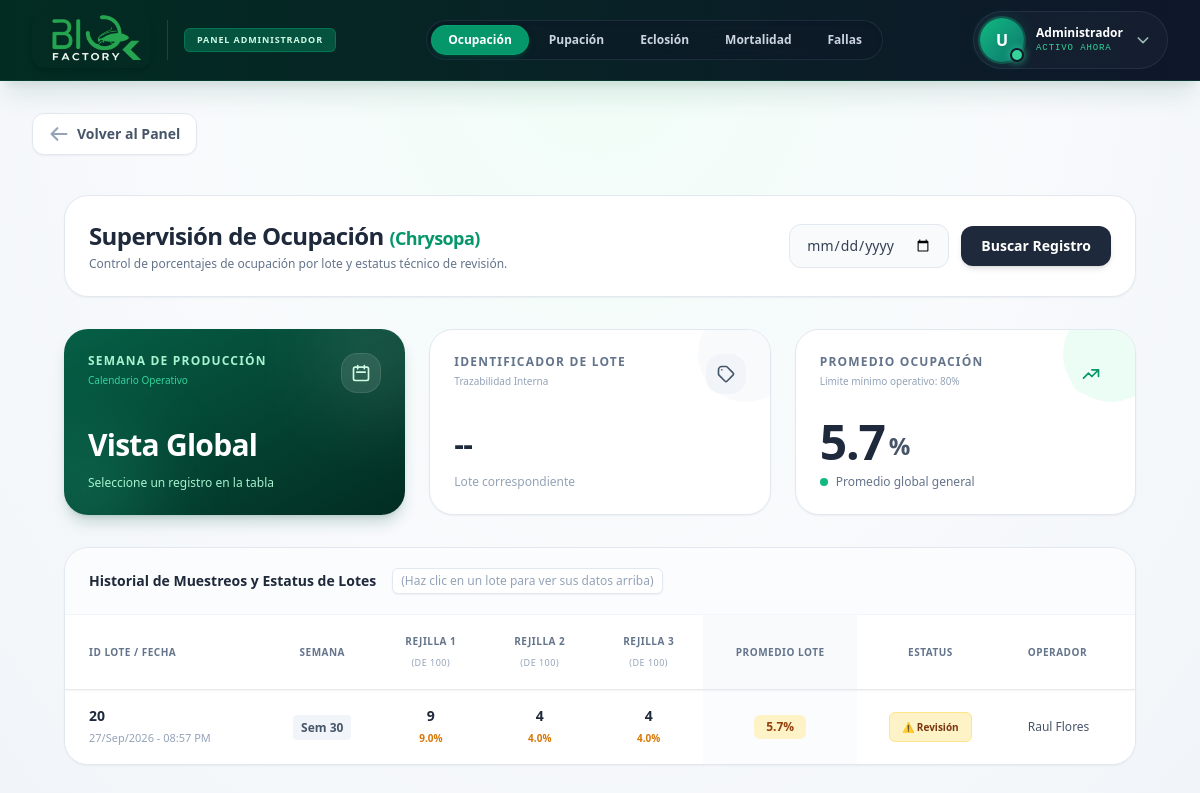
Page /admin/ocupacion on the earlier database version.
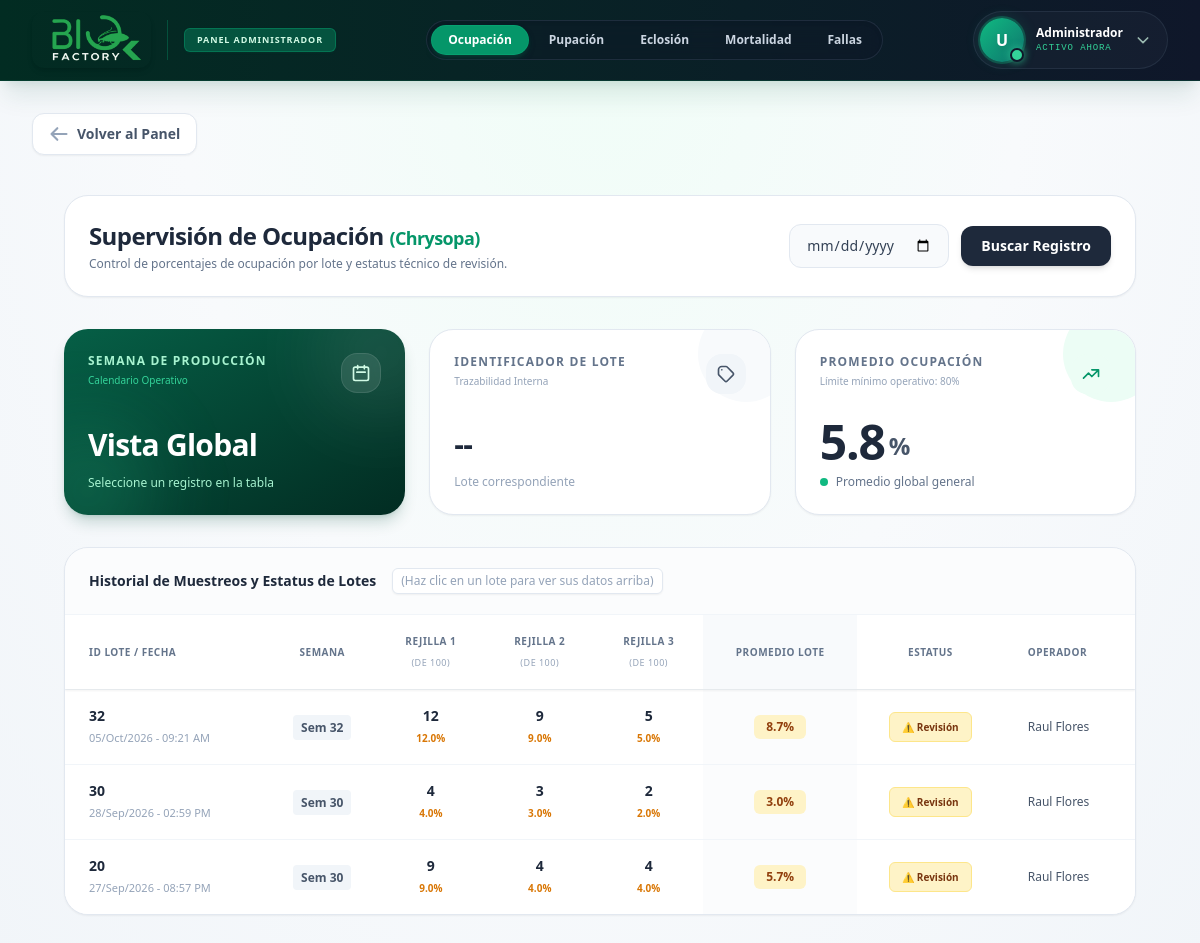
Same page on the later database version.
### tables this page shows
CREATE TABLE PROD_DETALLE_CHRYSOPA (
    id_detallechr INTEGER PRIMARY KEY AUTOINCREMENT,
    id_lote INTEGER,
    semana INTEGER,
    id_operador INTEGER,
    fecha_registro DATETIME
);

CREATE TABLE USUARIOS (
    id_usuario INTEGER PRIMARY KEY AUTOINCREMENT,
    id_area INTEGER,
    nombre_usuario VARCHAR(150) NOT NULL,
    puesto VARCHAR(100),
    nip_firma VARCHAR(50)
, estatus TEXT DEFAULT 'Activo');

### routes/admin.py (the view)
@admin_bp.route('/ocupacion')
def ocupacion():
    try:
        conn = get_db_connection()
        cursor = conn.cursor()
        cursor.execute("""
            SELECT P.id_detallechr, P.id_lote, P.semana, P.fecha_registro, U.nombre_usuario
            FROM PROD_DETALLE_CHRYSOPA P
            JOIN USUARIOS U ON P.id_operador = U.id_usuario
            WHERE P.id_detallechr IN (SELECT DISTINCT id_detallechr FROM OCUPACION)
            ORDER BY P.id_detallechr DESC
        """)
        lotes = cursor.fetchall()
        historial = []
        suma_promedios = 0
        for lote in lotes:
            cursor.execute("SELECT numero_orificio, cantidad FROM OCUPACION WHERE id_detallechr = ?", (lote['id_detallechr'],))
            orificios = cursor.fetchall()
            r1 = sum(1 for o in orificios if 1 <= o['numero_orificio'] <= 100 and o['cantidad'] > 0)
            r2 = sum(1 for o in orificios if 101 <= o['numero_orificio'] <= 200 and o['cantidad'] > 0)
            r3 = sum(1 for o in orificios if 201 <= o['numero_orificio'] <= 300 and o['cantidad'] > 0)
            promedio = round((r1 + r2 + r3) / 3, 1)
            suma_promedios += promedio
            try:
                fecha_obj = datetime.strptime(lote['fecha_registro'], '%Y-%m-%d %H:%M:%S')
                fecha_str = fecha_obj.strftime('%d/%b/%Y - %I:%M %p')
                fecha_iso = fecha_obj.strftime('%Y-%m-%d')
            except:
                fecha_str = fecha_iso = lote['fecha_registro']
            estatus = "Óptimo" if promedio >= 80.0 else "Requiere Revisión"
            historial.append({
                'lote': lote['id_lote'], 'semana': lote['semana'],
                'fecha_str': fecha_str, 'fecha_iso': fecha_iso, 'operador': lote['nombre_usuario'],
                'r1': r1, 'r2': r2, 'r3': r3, 'promedio': promedio, 'estatus': estatus
            })
        promedio_global = round(suma_promedios / len(historial), 1) if historial else 0.0
        conn.close()
    except Exception as e:
        print("Error en admin ocupación:", e)
        historial = []; promedio_global = 0.0
    return render_template('admin/chrysopa/ocupacion.html', historial=historial, promedio_global=promedio_global)

### templates/admin/chrysopa/ocupacion.html (shortened to what this page needs)
{% extends "admin/base_admin.html" %}
{% block navbar_menu %}
<div class="flex items-center gap-1 p-1 bg-slate-900/40 rounded-full border border-slate-700/50 backdrop-blur-md shadow-inner">
    <a href="{{ url_for('admin.ocupacion') }}" class="px-3 sm:px-4 py-1.5 rounded-full text-[11px] sm:text-xs font-bold text-white bg-emerald-600 shadow-md shadow-emerald-900/50 border border-emerald-500/30 transition-all cursor-default whitespace-nowrap">Ocupación</a>
    <a href="{{ url_for('admin.pupacion') }}" class="px-3 sm:px-4 py-1.5 rounded-full text-[11px] sm:text-xs font-bold text-slate-300 hover:text-white hover:bg-slate-700/50 transition-all whitespace-nowrap">Pupación</a>
    <a href="{{ url_for('admin.eclosion') }}" class="px-3 sm:px-4 py-1.5 rounded-full text-[11px] sm:text-xs font-bold text-slate-300 hover:text-white hover:bg-slate-700/50 transition-all whitespace-nowrap">Eclosión</a>
    <a href="{{ url_for('admin.mortalidad') }}" class="px-3 sm:px-4 py-1.5 rounded-full text-[11px] sm:text-xs font-bold text-slate-300 hover:text-white hover:bg-slate-700/50 transition-all whitespace-nowrap">Mortalidad</a>
    <a href="{{ url_for('admin.fallas') }}" class="px-3 sm:px-4 py-1.5 rounded-full text-[11px] sm:text-xs font-bold text-slate-300 hover:text-white hover:bg-slate-700/50 transition-all whitespace-nowrap">Fallas</a>
</div>
{% endblock %}
{% block content %}
    <main class="flex-1 overflow-y-auto p-8">
        <div class="max-w-7xl mx-auto space-y-8">
            <div class="flex flex-col md:flex-row justify-between items-start md:items-center bg-white p-6 rounded-3xl shadow-sm border border-slate-200 gap-4">
                <div>
                    <h1 class="text-2xl font-black text-slate-800 tracking-tight">Supervisión de Ocupación <span class="text-emerald-600 font-bold text-lg">(Chrysopa)</span></h1>
                    <p class="text-xs text-slate-500 font-medium mt-1">Control de porcentajes de ocupación por lote y estatus técnico de revisión.</p>
                </div>
                <div class="flex items-center space-x-3 w-full md:w-auto">
                    <input type="date" id="dateSearch" class="border border-slate-200 rounded-xl px-4 py-2.5 text-sm text-slate-700 focus:outline-none focus:ring-2 focus:ring-emerald-500 bg-slate-50 font-medium">
                    <button id="btnSearch" class="bg-slate-800 text-white px-5 py-2.5 rounded-xl text-sm font-bold hover:bg-slate-900 transition-all shadow-md flex items-center justify-center gap-2">Buscar Registro</button>
                </div>
            </div>
            <div class="grid grid-cols-1 md:grid-cols-3 gap-6">
                <div class="bg-gradient-to-br from-emerald-800 to-emerald-950 p-6 rounded-3xl shadow-lg shadow-emerald-900/20 relative overflow-hidden flex flex-col justify-between">
                    <div class="absolute -right-10 -top-10 w-32 h-32 bg-white/10 rounded-full blur-2xl"></div>
                    <div class="absolute -left-10 -bottom-10 w-32 h-32 bg-emerald-400/20 rounded-full blur-2xl"></div>
                    <div class="relative z-10 flex justify-between items-start">
                        <div>
                            <h3 class="text-emerald-200 text-xs font-bold uppercase tracking-widest">Semana de Producción</h3>
                            <span class="text-[10px] text-emerald-400 font-medium mt-1 block">Calendario Operativo</span>
                        </div>
                        <div class="w-10 h-10 rounded-2xl bg-white/10 text-emerald-100 flex items-center justify-center backdrop-blur-sm border border-white/10">
                            <svg class="w-5 h-5" fill="none" stroke="currentColor" viewBox="0 0 24 24"><path stroke-linecap="round" stroke-linejoin="round" stroke-width="2" d="M8 7V3m8 4V3m-9 8h10M5 21h14a2 2 0 002-2V7a2 2 0 00-2-2H5a2 2 0 00-2 2v12a2 2 0 002 2z"></path></svg>
                        </div>
                    </div>
                    <div class="relative z-10 mt-6">
                        <p id="valSemana" class="text-3xl font-black text-white tracking-tight">Vista Global</p>
                        <div class="mt-3 flex items-center gap-2">
                            <span id="subSemana" class="text-xs text-emerald-200 font-medium">Seleccione un registro en la tabla</span>
                        </div>
                    </div>
                </div>
                <div class="bg-white p-6 rounded-3xl shadow-sm border border-slate-200 relative overflow-hidden flex flex-col justify-between">
                    <div class="relative z-10 flex justify-between items-start">
                        <div>
                            <h3 class="text-slate-500 text-xs font-bold uppercase tracking-widest">Identificador de Lote</h3>
                            <span class="text-[10px] text-slate-400 font-medium mt-1 block">Trazabilidad Interna</span>
                        </div>
                        <div class="w-10 h-10 rounded-2xl bg-slate-100 text-slate-600 flex items-center justify-center">
                            <svg class="w-5 h-5" fill="none" stroke="currentColor" viewBox="0 0 24 24"><path stroke-linecap="round" stroke-linejoin="round" stroke-width="2" d="M7 7h.01M7 3h5c.512 0 1.024.195 1.414.586l7 7a2 2 0 010 2.828l-7 7a2 2 0 01-2.828 0l-7-7A1.994 1.994 0 013 12V7a4 4 0 014-4z"></path></svg>
                        </div>
                    </div>
                    <div class="relative z-10 mt-6">
                        <p id="valLote" class="text-3xl font-black text-slate-800 tracking-tight">--</p>
                        <div class="mt-3 flex items-center gap-2">
                            <span id="subLote" class="text-xs text-slate-400 font-medium">Lote correspondiente</span>
                        </div>
                    </div>
                </div>
                <div class="bg-white p-6 rounded-3xl shadow-sm border border-slate-200 relative overflow-hidden flex flex-col justify-between group">
                    <div class="relative z-10 flex justify-between items-start">
                        <div>
                            <h3 class="text-slate-500 text-xs font-bold uppercase tracking-widest">Promedio Ocupación</h3>
                            <span class="text-[10px] text-slate-400 font-medium mt-1 block">Límite mínimo operativo: 80%</span>
                        </div>
                        <div id="iconBoxPromedio" class="w-10 h-10 rounded-2xl bg-emerald-50 text-emerald-600 flex items-center justify-center transition-colors duration-500">
                            <svg class="w-5 h-5" fill="none" stroke="currentColor" viewBox="0 0 24 24"><path stroke-linecap="round" stroke-linejoin="round" stroke-width="2" d="M13 7h8m0 0v8m0-8l-8 8-4-4-6 6"></path></svg>
                        </div>
                    </div>
                    <div class="relative z-10 mt-6 flex items-end gap-1">
                        <p id="valPromedio" class="text-5xl font-black text-slate-800 tracking-tight transition-colors duration-500" data-global="{{ promedio_global }}">{{ promedio_global }}</p>
                        <span id="symbolPromedio" class="text-2xl font-bold text-slate-600 mb-1 transition-colors duration-500">%</span>
                    </div>
                    <div class="relative z-10 mt-2 flex items-center gap-2">
                        <div id="dotPromedio" class="w-2 h-2 rounded-full bg-emerald-500 transition-colors duration-500"></div>
                        <span id="subPromedio" class="text-xs text-slate-500 font-medium transition-colors">Promedio global general</span>
                    </div>
                </div>
            </div>
            <div class="bg-white rounded-3xl shadow-sm border border-slate-200 overflow-hidden">
                <div class="bg-slate-50/50 px-6 py-5 border-b border-slate-100 flex justify-between items-center">
                    <h2 class="text-sm font-bold text-slate-800 flex items-center gap-2">
                        Historial de Muestreos y Estatus de Lotes
                        <span class="text-xs font-normal text-slate-400 ml-2 bg-white px-2 py-1 rounded-md border border-slate-200 shadow-sm">(Haz clic en un lote para ver sus datos arriba)</span>
                    </h2>
                </div>
                <div class="overflow-x-auto table-container" id="scrollTable">
                    <table class="min-w-full divide-y divide-slate-100 text-sm relative">
                        <thead class="bg-white text-slate-500 sticky top-0 z-10 shadow-sm">
                            <tr>
                                <th class="px-6 py-4 text-left font-extrabold uppercase tracking-wider text-[10px]">ID Lote / Fecha</th>
                                <th class="px-4 py-4 text-center font-extrabold uppercase tracking-wider text-[10px]">Semana</th>
                                <th class="px-5 py-4 text-center font-extrabold uppercase tracking-wider text-[10px]">Rejilla 1 <span class="block text-[9px] font-normal text-slate-400 mt-0.5">(de 100)</span></th>
                                <th class="px-5 py-4 text-center font-extrabold uppercase tracking-wider text-[10px]">Rejilla 2 <span class="block text-[9px] font-normal text-slate-400 mt-0.5">(de 100)</span></th>
                                <th class="px-5 py-4 text-center font-extrabold uppercase tracking-wider text-[10px]">Rejilla 3 <span class="block text-[9px] font-normal text-slate-400 mt-0.5">(de 100)</span></th>
                                <th class="px-5 py-4 text-center font-extrabold uppercase tracking-wider text-[10px] bg-slate-50">Promedio Lote</th>
                                <th class="px-5 py-4 text-center font-extrabold uppercase tracking-wider text-[10px]">Estatus</th>
                                <th class="px-6 py-4 text-left font-extrabold uppercase tracking-wider text-[10px]">Operador</th>
                            </tr>
                        </thead>
                        <tbody class="divide-y divide-slate-100 bg-white" id="lotesTableBody">
                            {% for reg in historial %}
                            <tr class="data-row hover:bg-slate-50 cursor-pointer transition-colors" data-lote="{{ reg.lote }}" data-semana="{{ reg.semana }}" data-fecha="{{ reg.fecha_iso }}" data-promedio="{{ reg.promedio }}" data-estado="{{ reg.estatus }}">
                                <td class="px-6 py-4 whitespace-nowrap">
                                    <div class="font-bold text-slate-800 text-sm">{{ reg.lote }}</div>
                                    <div class="text-[11px] text-slate-400 font-medium mt-0.5">{{ reg.fecha_str }}</div>
                                </td>
                                <td class="px-4 py-4 whitespace-nowrap text-center"><span class="text-xs font-bold text-slate-600 bg-slate-100 px-2 py-1 rounded">Sem {{ reg.semana }}</span></td>
                                <td class="px-5 py-4 whitespace-nowrap text-center">
                                    <div class="text-slate-800 font-bold text-sm">{{ reg.r1 }}</div>
                                    <div class="text-[10px] {% if reg.r1 >= 80 %}text-emerald-600{% else %}text-amber-600{% endif %} font-semibold mt-0.5">{{ reg.r1 }}.0%</div>
                                </td>
                                <td class="px-5 py-4 whitespace-nowrap text-center">
                                    <div class="text-slate-800 font-bold text-sm">{{ reg.r2 }}</div>
                                    <div class="text-[10px] {% if reg.r2 >= 80 %}text-emerald-600{% else %}text-amber-600{% endif %} font-semibold mt-0.5">{{ reg.r2 }}.0%</div>
                                </td>
                                <td class="px-5 py-4 whitespace-nowrap text-center">
                                    <div class="text-slate-800 font-bold text-sm">{{ reg.r3 }}</div>
                                    <div class="text-[10px] {% if reg.r3 >= 80 %}text-emerald-600{% else %}text-amber-600{% endif %} font-semibold mt-0.5">{{ reg.r3 }}.0%</div>
                                </td>
                                <td class="px-5 py-4 whitespace-nowrap text-center bg-slate-50/50">
                                    <span class="inline-flex items-center px-3 py-1 rounded-md text-xs font-black {% if reg.promedio >= 80.0 %}bg-emerald-100 text-emerald-800{% else %}bg-amber-100 text-amber-800{% endif %}">{{ reg.promedio }}%</span>
                                </td>
                                <td class="px-5 py-4 whitespace-nowrap text-center">
                                    {% if reg.promedio >= 80.0 %}
                                        <span class="inline-flex items-center px-3 py-1 rounded-md text-[10px] font-extrabold bg-emerald-100 text-emerald-800 border border-emerald-200">🟢 Óptimo</span>
                                    {% else %}
                                        <span class="inline-flex items-center px-3 py-1 rounded-md text-[10px] font-extrabold bg-amber-100 text-amber-900 border border-amber-200">⚠️ Revisión</span>
                                    {% endif %}
                                </td>
                                <td class="px-6 py-4 whitespace-nowrap text-slate-600 text-xs font-medium">{{ reg.operador }}</td>
                            </tr>
                            {% else %}
                            <tr>
                                <td colspan="8" class="px-6 py-8 text-center text-slate-500 font-medium">Aún no hay registros de ocupación en la base de datos.</td>
                            </tr>
                            {% endfor %}
                        </tbody>
                    </table>
                </div>
            </div>
        </div>
    </main>
{% endblock %}

Differences in the rows shown:
added PROD_DETALLE_CHRYSOPA: lote "32", fecha_str "05/Oct/2026 - 09:21 AM", semana "32", r1 "12", r2 "9", r3 "5", promedio "8.7", operador "Raul Flores"
added PROD_DETALLE_CHRYSOPA: lote "30", fecha_str "28/Sep/2026 - 02:59 PM", semana "30", r1 "4", r2 "3", r3 "2", promedio "3.0", operador "Raul Flores"
Other differences:
{{ promedio_global }}: "5.7" → "5.8"
